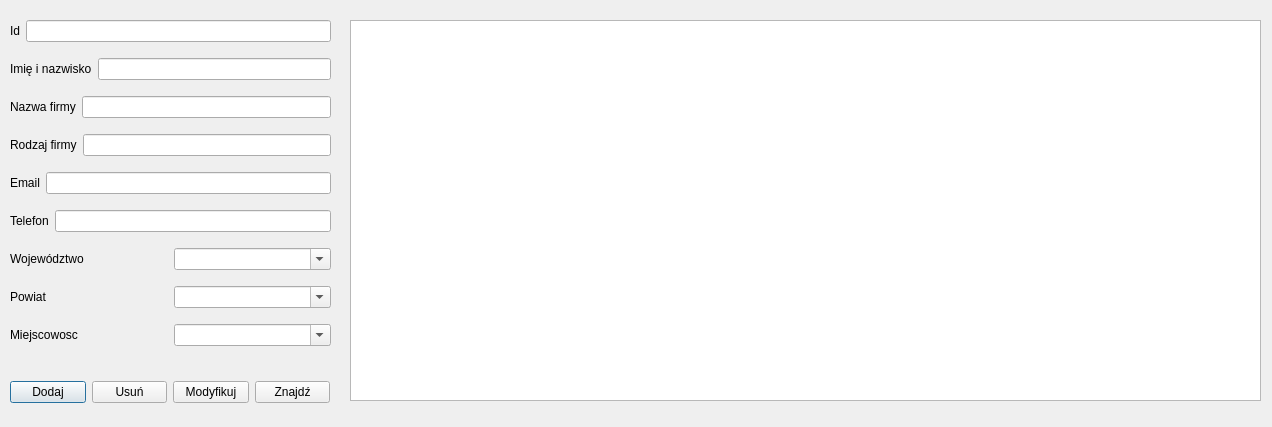
<?xml version="1.0" encoding="UTF-8"?>
<ui version="4.0">
 <class>ProfessionalDialog</class>
 <widget class="QDialog" name="ProfessionalDialog">
  <property name="geometry">
   <rect>
    <x>0</x>
    <y>0</y>
    <width>1272</width>
    <height>427</height>
   </rect>
  </property>
  <property name="windowTitle">
   <string>Dialog</string>
  </property>
  <widget class="QTableView" name="infoTableView">
   <property name="geometry">
    <rect>
     <x>350</x>
     <y>20</y>
     <width>911</width>
     <height>381</height>
    </rect>
   </property>
  </widget>
  <widget class="QWidget" name="layoutWidget">
   <property name="geometry">
    <rect>
     <x>10</x>
     <y>380</y>
     <width>320</width>
     <height>25</height>
    </rect>
   </property>
   <layout class="QHBoxLayout" name="horizontalLayout_9">
    <item>
     <widget class="QPushButton" name="addPushButton">
      <property name="text">
       <string>Dodaj</string>
      </property>
     </widget>
    </item>
    <item>
     <widget class="QPushButton" name="deletePushButton">
      <property name="text">
       <string>Usuń</string>
      </property>
     </widget>
    </item>
    <item>
     <widget class="QPushButton" name="modifyPushButton">
      <property name="text">
       <string>Modyfikuj</string>
      </property>
     </widget>
    </item>
    <item>
     <widget class="QPushButton" name="findPushButton">
      <property name="text">
       <string>Znajdź</string>
      </property>
     </widget>
    </item>
   </layout>
  </widget>
  <widget class="QWidget" name="layoutWidget">
   <property name="geometry">
    <rect>
     <x>10</x>
     <y>10</y>
     <width>321</width>
     <height>351</height>
    </rect>
   </property>
   <layout class="QVBoxLayout" name="verticalLayout">
    <item>
     <layout class="QHBoxLayout" name="horizontalLayout_10">
      <item>
       <widget class="QLabel" name="label_9">
        <property name="text">
         <string>Id</string>
        </property>
       </widget>
      </item>
      <item>
       <widget class="QLineEdit" name="lineEdit"/>
      </item>
     </layout>
    </item>
    <item>
     <layout class="QHBoxLayout" name="horizontalLayout">
      <item>
       <widget class="QLabel" name="label">
        <property name="text">
         <string>Imię i nazwisko</string>
        </property>
       </widget>
      </item>
      <item>
       <widget class="QLineEdit" name="nameLineEdit"/>
      </item>
     </layout>
    </item>
    <item>
     <layout class="QHBoxLayout" name="horizontalLayout_2">
      <item>
       <widget class="QLabel" name="label_2">
        <property name="text">
         <string>Nazwa firmy</string>
        </property>
       </widget>
      </item>
      <item>
       <widget class="QLineEdit" name="companyNameLineEdit"/>
      </item>
     </layout>
    </item>
    <item>
     <layout class="QHBoxLayout" name="horizontalLayout_3">
      <item>
       <widget class="QLabel" name="label_6">
        <property name="text">
         <string>Rodzaj firmy</string>
        </property>
       </widget>
      </item>
      <item>
       <widget class="QLineEdit" name="companyTypeLineEdit"/>
      </item>
     </layout>
    </item>
    <item>
     <layout class="QHBoxLayout" name="horizontalLayout_4">
      <item>
       <widget class="QLabel" name="label_7">
        <property name="text">
         <string>Email</string>
        </property>
       </widget>
      </item>
      <item>
       <widget class="QLineEdit" name="emailLineEdit"/>
      </item>
     </layout>
    </item>
    <item>
     <layout class="QHBoxLayout" name="horizontalLayout_5">
      <item>
       <widget class="QLabel" name="label_8">
        <property name="text">
         <string>Telefon</string>
        </property>
       </widget>
      </item>
      <item>
       <widget class="QLineEdit" name="phoneLineEdit"/>
      </item>
     </layout>
    </item>
    <item>
     <layout class="QHBoxLayout" name="horizontalLayout_6">
      <item>
       <widget class="QLabel" name="label_3">
        <property name="text">
         <string>Województwo</string>
        </property>
       </widget>
      </item>
      <item>
       <widget class="QComboBox" name="voivodeshipComboBox">
        <property name="editable">
         <bool>true</bool>
        </property>
       </widget>
      </item>
     </layout>
    </item>
    <item>
     <layout class="QHBoxLayout" name="horizontalLayout_7">
      <item>
       <widget class="QLabel" name="label_4">
        <property name="text">
         <string>Powiat</string>
        </property>
       </widget>
      </item>
      <item>
       <widget class="QComboBox" name="countyComboBox">
        <property name="editable">
         <bool>true</bool>
        </property>
       </widget>
      </item>
     </layout>
    </item>
    <item>
     <layout class="QHBoxLayout" name="horizontalLayout_8">
      <item>
       <widget class="QLabel" name="label_5">
        <property name="text">
         <string>Miejscowosc</string>
        </property>
       </widget>
      </item>
      <item>
       <widget class="QComboBox" name="cityComboBox">
        <property name="editable">
         <bool>true</bool>
        </property>
       </widget>
      </item>
     </layout>
    </item>
   </layout>
  </widget>
 </widget>
 <resources/>
 <connections/>
</ui>
